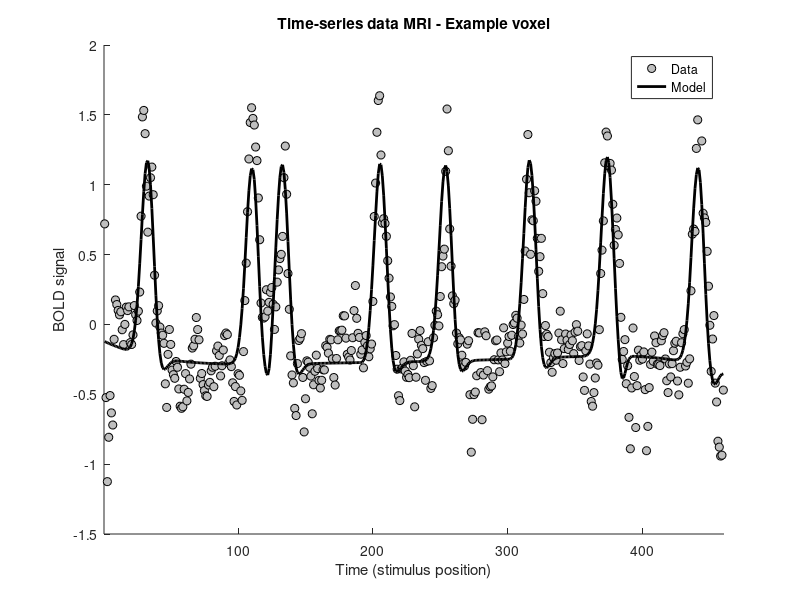
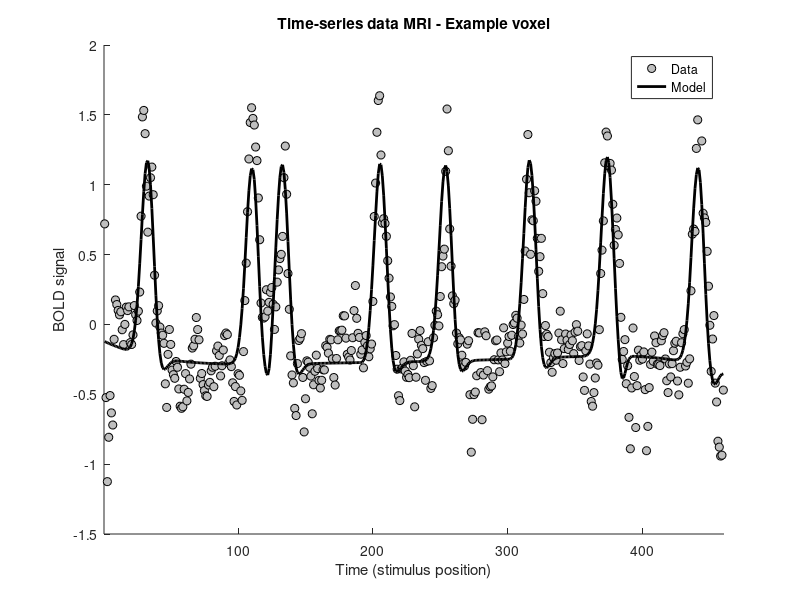

Reproduce these figures in MATLAB, in order.
%% Set-up =================================================================
% figure saving folder
pngfld = fullfile(pwd,'fig_png');
svgfld = fullfile(pwd,'fig_svg');
[~,~] = mkdir(pngfld);
[~,~] = mkdir(svgfld);

% load result if it exists
if isfile('ExampleVoxel.mat')
    LoadedResults=true;
    load('ExampleVoxel.mat');
else
    LoadedResults=false;
end

addpath(genpath('/Users/chris/Documents/MRI_ANALYSIS/NHP-PRF/prfCode/LISA/OnServer/analyzePRF'))

%% Load files =============================================================
if ~LoadedResults
    RESULT_FILE = ...
        ['/home/chris/Documents/MRI_ANALYSIS/NHP-PRF/FitResults/MRI/'...
        'danny/linhrf_cv1_mhrf/pRF_Sess-linhrf_cv1_mhrf.mat'];
    load(RESULT_FILE);
    modeltype = 'linear_hrf';
    
    DATA_FILE = ...
        ['/home/chris/Documents/MRI_ANALYSIS/NHP-PRF/Data/MRI/cv/'...
        'danny/AllSessions-avg-cv.mat'];
    load(DATA_FILE,'stim');
    load(DATA_FILE,'sess_wmeanBOLD');
    load(DATA_FILE,'sess_wmeanBOLD_inv');
end

%% Prep data and run modelfit =============================================
if ~LoadedResults
    % Find voxel with highest R2
    R2_1 = result.R2(:,:,:,1);
    % get 3d coordinate idx of this voxel
    [vx,vy,vz] = ind2sub(size(R2_1), find(R2_1==max(R2_1(:)),1,'first'));
    vidx = find(R2_1==max(R2_1(:)),1,'first');
    
    % concat into shape analyzePRF wants
    for RUNNR = 1:length(sess_wmeanBOLD)
        fmri_data{(RUNNR-1)+RUNNR}=sess_wmeanBOLD{RUNNR}(vx,vy,vz,:);  %#ok<*IDISVAR,*NODEF>
        stimulus{(RUNNR-1)+RUNNR}=[];
        for voln = 1:size(stim.norm{RUNNR},2)
            stimulus{(RUNNR-1)+RUNNR} = cat(3, stimulus{(RUNNR-1)+RUNNR}, stim.norm{RUNNR}{voln}); %#ok<*AGROW>
        end
        if exist('sess_wmeanBOLD_inv') && ~isempty(sess_wmeanBOLD_inv{RUNNR}) %#ok<*EXIST>
            fmri_data{RUNNR+RUNNR}=sess_wmeanBOLD_inv{RUNNR}(vx,vy,vz,:);
            stimulus{RUNNR+RUNNR}=[];
            for voln = 1:size(stim.inv{RUNNR},2)
                stimulus{RUNNR+RUNNR} = cat(3, stimulus{RUNNR+RUNNR}, stim.inv{RUNNR}{voln});
            end
        end
    end
    
    % clear empty cell for non-existing inverse stimuli
    if isempty(fmri_data{2})
        fmri_data(2)=[]; stimulus(2)=[];
    end
    
    % copy options from results, but exclude voxel mask
    options = result.options; options.vxs=[];
    TR = 2.5;
    
    % reshape data
    for i = 1:length(fmri_data)
        data{i}=squish(fmri_data{i},4)';
    end
    
    % run analyzePRF tool for this voxel only
    mri_result = analyzePRF_modeltype(stimulus,data,TR/2,options,modeltype);
end

%% Plot fit prediction and data together ==================================
if ~LoadedResults
    res = [160 160]; resmx = max(res);
    hrf = mri_result.options.hrf; % HRF that was used in the model
    degs = mri_result.options.maxpolydeg;  % max polynomial deg
    
    % Pre-compute cache for faster execution
    [d,xx,yy] = makegaussian2d(resmx,2,2,2,2);
    
    % Prepare the stimuli for use in the model
    stimulusPP = {};
    for p=1:length(stimulus)
        stimulusPP{p} = squish(stimulus{p},2)';
        stimulusPP{p} = [stimulusPP{p} p*ones(size(stimulusPP{p},1),1)];
    end
    
    % Define the model function.
    switch modeltype
        case 'css_hrf'
            % -- CSS --
            % define the model (parameters are R C S G N)
            modelfun = @(pp,dd) conv2run(posrect(pp(4)) * (dd*[vflatten(placematrix(zeros(res),...
                makegaussian2d(resmx,pp(1),pp(2),abs(pp(3)),abs(pp(3)),xx,yy,0,0) / ...
                (2*pi*abs(pp(3))^2))); 0]) .^ posrect(pp(5)),options.hrf,dd(:,prod(res)+1));
        case 'linear_hrf'
            % -- Linear (skip second step where exponential is fit) --
            % define the model (parameters are R C S G)
            if options.allowneggain
                modelfun = @(pp,dd) conv2run(pp(4) * (dd*[vflatten(placematrix(zeros(res),...
                    makegaussian2d(resmx,pp(1),pp(2),abs(pp(3)),abs(pp(3)),xx,yy,0,0) / ...
                    (2*pi*abs(pp(3))^2))); 0]),options.hrf,dd(:,prod(res)+1));
            else
                modelfun = @(pp,dd) conv2run(posrect(pp(4)) * (dd*[vflatten(placematrix(zeros(res),...
                    makegaussian2d(resmx,pp(1),pp(2),abs(pp(3)),abs(pp(3)),xx,yy,0,0) / ...
                    (2*pi*abs(pp(3))^2))); 0]),options.hrf,dd(:,prod(res)+1));
                
            end
        case 'dog_hrf'
            % -- DOG (center surround
            % define the model (parameters are R C S G sdratio normamp)
            modelfun = @(pp,dd) conv2run(posrect(pp(4)) * (dd*[vflatten(placematrix(zeros(res), ...
                (makegaussian2d(resmx,pp(1),pp(2),abs(pp(3)),abs(pp(3)),xx,yy,0,0) / (2*pi*abs(pp(3))^2)) - ...
                (pp(6) .* makegaussian2d(resmx,pp(1),pp(2),abs(pp(3)/pp(5)),abs(pp(3)/pp(5)),xx,yy,0,0) / (2*pi*abs(pp(3)/pp(5))^2)) ...
                )) ; 0]),options.hrf,dd(:,prod(res)+1));
        case 'css_ephys'
            % -- CSS without convolution with HRF
            % define the model (parameters are R C S G N)
            modelfun = @(pp,dd) posrect(pp(4)) * (dd*[vflatten(placematrix(zeros(res),...
                makegaussian2d(resmx,pp(1),pp(2),abs(pp(3)),abs(pp(3)),xx,yy,0,0) / ...
                (2*pi*abs(pp(3))^2))); 0]) .^ posrect(pp(5));
        case 'linear_ephys'
            % -- Linear without convolution with HRF
            % define the model (parameters are R C S G)
            
            if options.allowneggain
                modelfun = @(pp,dd) pp(4) * (dd*[vflatten(placematrix(zeros(res),...
                    makegaussian2d(resmx,pp(1),pp(2),abs(pp(3)),abs(pp(3)),xx,yy,0,0) / ...
                    (2*pi*abs(pp(3))^2))); 0]);
            else
                modelfun = @(pp,dd) posrect(pp(4)) * (dd*[vflatten(placematrix(zeros(res),...
                    makegaussian2d(resmx,pp(1),pp(2),abs(pp(3)),abs(pp(3)),xx,yy,0,0) / ...
                    (2*pi*abs(pp(3))^2))); 0]);
            end
        case 'dog_ephys'
            % -- DOG without convolution with HRF
            % define the model (parameters are R C S G sdratio normamp)
            modelfun = @(pp,dd) posrect(pp(4)) * (dd*[vflatten(placematrix(zeros(res), ...
                (makegaussian2d(resmx,pp(1),pp(2),abs(pp(3)),abs(pp(3)),xx,yy,0,0) / (2*pi*abs(pp(3))^2)) - ...
                (pp(6) .* makegaussian2d(resmx,pp(1),pp(2),abs(pp(3)/pp(5)),abs(pp(3)/pp(5)),xx,yy,0,0) / (2*pi*abs(pp(3)/pp(5))^2)) ...
                )) ; 0]);
    end
    
    % Construct projection matrices that fit and remove the polynomials.
    polymatrix = {};
    for p=1:length(degs)
        polymatrix{p} = projectionmatrix(constructpolynomialmatrix(size(data{p},2),0:degs(p)));
    end
    
    % Which voxel should we inspect?
    vx = 1; % we only do one here, but let's stay flexible
    
    % Collect the data and the model fit. Remove slow trends in the data.
    datats = {}; modelts = {};
    for p=1:length(data)
        datats{p} =  polymatrix{p}*data{p}(vx,:)';
        modelts{p} = polymatrix{p}*modelfun(mri_result.params(1,:,vx),single(stimulusPP{p}));
    end
end

%% Save the results =======================================================
if ~LoadedResults
    save('ExampleVoxel','datats','modelts');
end

%% Visualize the results ==================================================
f=figure; hold on;
set(gcf,'Units','points','Position',[100 100 1000 300]);
plot(datats{4},'ok','MarkerSize',6,'MarkerFaceColor',[.75 .75 .75])
plot(modelts{4},'k','Linewidth',2)
%plot(cat(1,datats{:}),'r-');
%plot(cat(1,modelts{:}),'b-');
%straightline(300*(1:4)+.5,'v','g-');
xlabel('Time (stimulus position)'); ylabel('BOLD signal');
ax = axis; 
axis([.5 460+.5 ax(3:4)]);
title('Time-series data MRI - Example voxel');
legend({'Data','Model'})

saveas(f,fullfile(pngfld, 'ExampleVoxel.png'));
saveas(f,fullfile(svgfld, 'ExampleVoxel.svg'));

%close all;